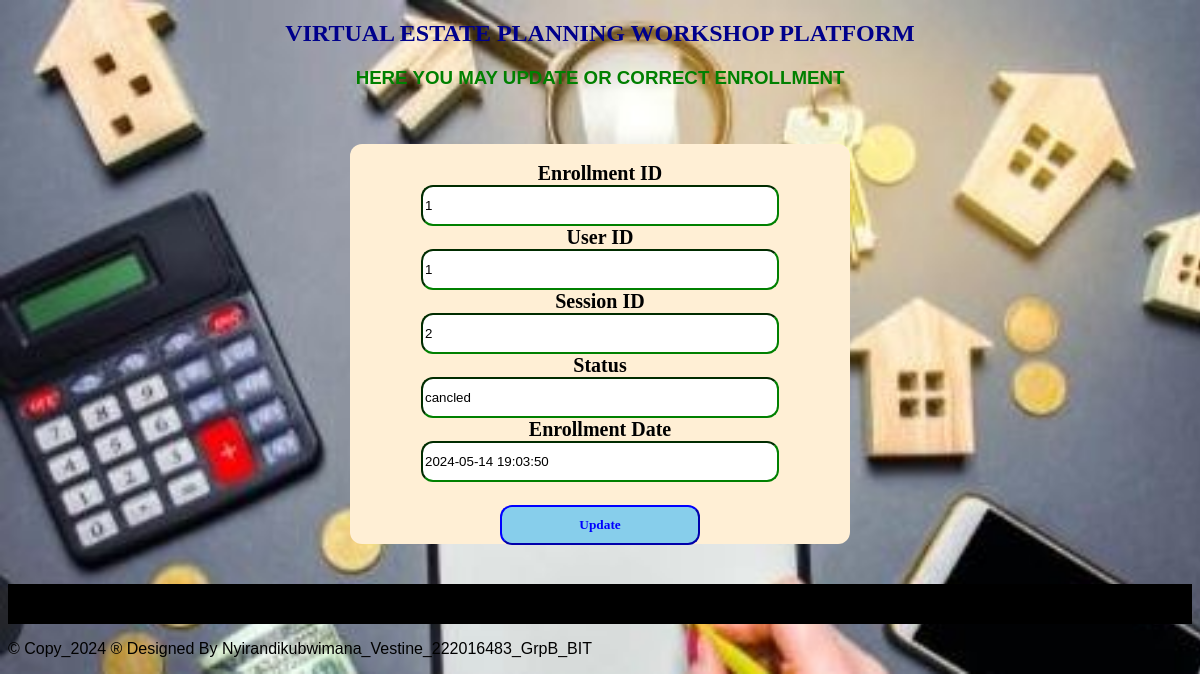
/updateenrollment.php?enrollment_id=1, run on the app's committed database.
### tables this page shows
CREATE TABLE `enrollment` (
  `enrollment_id` int(12) NOT NULL,
  `user_id` int(11) DEFAULT NULL,
  `session_id` int(11) DEFAULT NULL,
  `status` varchar(200) DEFAULT NULL,
  `enrollment_date` timestamp NOT NULL DEFAULT current_timestamp()
);

### updateenrollment.php (the view, shortened to what this page needs)
<?php
include "databaseconnection.php";
if ($_SERVER['REQUEST_METHOD'] == 'GET') {
    $enrollment_id = $_GET["enrollment_id"];
    $sql = "SELECT * FROM enrollment WHERE enrollment_id = $enrollment_id";
    $result = $connection->query($sql);
    if ($result->num_rows > 0) {
        $row = $result->fetch_assoc();
        $user_id = $row['user_id'];
        $session_id = $row['session_id'];
        $status = $row['status'];
        $enrollment_date = $row['enrollment_date'];
    } else {
        header("location:viewernollment.php");
        exit;
    }
}
?>
<!DOCTYPE html>
<html lang="en">
<head>
</head>
<body>
    <center>
        <h2>VIRTUAL ESTATE PLANNING WORKSHOP PLATFORM</h2>
        <h3 style="color: green;">HERE YOU MAY UPDATE OR CORRECT ENROLLMENT</h3>
        <br><br>
        <section class="forms">
            <form method="POST" onsubmit="return confirmUpdate();">
                <br>
                <label>Enrollment ID</label><br>
                <input type="text" name="enrollment_id" readonly class="input" value="<?php echo $enrollment_id; ?>"><br>
                <label>User ID</label><br>
                <input type="text" name="user_id" readonly class="input" value="<?php echo $user_id; ?>"><br>
                <label>Session ID</label><br>
                <input type="text" name="session_id" readonly class="input" value="<?php echo $session_id; ?>"><br>
                <label>Status</label><br>
                <input type="text" name="status" value="<?php echo $status; ?>" class="input"><br>
                <label>Enrollment Date</label><br>
                <input type="text" name="enrollment_date" value="<?php echo $enrollment_date; ?>" class="input"><br><br>
                <input type="submit" name="submit" value="Update" class="sb">
            </form>
        </section>
    </center>
    <footer>
        <p style="color: white; text-align: center; margin-top: 40px; background-color: black; height: 40px;">
            <marquee>&copy; Copy_2024 &reg; Designed By Nyirandikubwimana_Vestine_222016483_GrpB_BIT</marquee>
        </p>
    </footer>
</body>
</html>

### updateenrollment.php (style rules this page uses)
body { background-image: url('./images/hme.jpg'); background-repeat: no-repeat; background-size: cover; font-family: 'Century', sans-serif; }
h2 { font-family: Castellar; color: darkblue; }
label { font-family: times new roman; font-size: 20px; font-weight: bold; }
.sb { font-family: Georgia; padding: 10px; border-color: blue; background-color: skyblue; width: 200px; margin-top: 5px; border-radius: 12px; font-weight: bold; color: blue; }
.input { width: 350px; height: 35px; border-radius: 12px; border-color: green; }
form { background-color: papayawhip; width: 500px; border-radius: 12px; height: 400px; }

### data on the page
enrollment: user_id "1", session_id "2", status "cancled", enrollment_date "2024-05-14 19:03:50"
